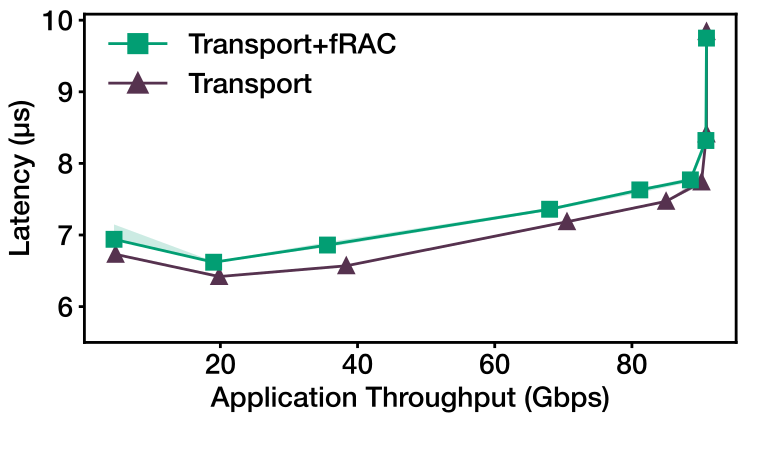

Reproduce this figure in Python.
"""Latency vs application throughput, Transport vs Transport+fRAC (run 2026-10-02T094702).

Data: data/<run>/rr_d_30_m_4096_n_<clients>_C_1_f_0_O_<0|1>.log
  O_0 = Transport (plain TCP stack), O_1 = Transport+fRAC.
  <run> defaults to DATA_DIR below; pass another directory as the first argument.
  Each log is one 30 s run (seconds 0-29) with one "RR .<thread>" line per
  client thread per second and one "RR Total-Throughput" line per second.

Per log file (one client count n):
  latency    = median of the per-thread "avg=" values from the last 20 s
               (seconds 10-29); shaded band = 25th-75th percentile of the same values
  throughput = mean of the per-second "Total-Throughput write(Gbits/sec)" over the same 20 s

Output: latency_throughput_fig_13.pdf
"""
import os
import re
import sys

import matplotlib.pyplot as plt
import numpy as np

import plot_fonts  # Helvetica Neue from fonts/, shared palette and print-size style
from plot_colors import LINE_BASELINE, LINE_OURS

# Shared line colors (plot_colors.py): Transport+fRAC green, Transport plum.
color_frac, color_transport = LINE_OURS, LINE_BASELINE

# Printed at 0.32\textwidth = 161.3 pt in the paper; its tight-cropped PDF is ~545 pt wide.
pstyle = plot_fonts.paper_style(printed_width_pt=161.3, cropped_width_pt=544.5)

DATA_DIR = "data/latency_throughput"   # default run; override with argv[1]
FILE_PREFIX = "rr_d_30_m_4096_n_"   # 30 s runs, 4096 B requests
RUN_SECONDS = 30
KEEP_LAST_SECONDS = 20               # analyse seconds 10-29 only
FIRST_SECOND = RUN_SECONDS - KEEP_LAST_SECONDS

# Log line formats
DATA_PATTERN = re.compile(
    r"(\d+)\s+RR\s+\.(\d+)\s+min=(\d+\.\d+)us\s+avg=(\d+\.\d+)us\s+max=(\d+\.\d+)us\s+"
    r"read\(Gbits/sec\)=(\d+\.\d+)\s+write\(Gbits/sec\)=(\d+\.\d+)\s+count=(\d+)"
)
TP_PATTERN = re.compile(
    r"(\d+)\s+RR\s+Total-Throughput\s+read\(Gbits/sec\)=(\d+\.\d+)\s+write\(Gbits/sec\)=(\d+\.\d+)"
)


class LogProcessor:
    """Parses one fperf log and summarises the last KEEP_LAST_SECONDS seconds."""

    def __init__(self, file):
        self.file = file
        match = re.search(r'n_(\d+)', os.path.basename(file))
        self.thread_count = int(match.group(1)) if match else 0
        self.avg_samples = []        # per-thread avg latency (us), one per thread per second
        self.write_tp_samples = []   # total write throughput (Gbit/s), one per second
        self.median_latency = 0.0
        self.p25_latency = 0.0
        self.p75_latency = 0.0
        self.throughput = 0.0

    def parse_log(self):
        with open(self.file, "r") as fd:
            for line in fd:
                line = line.strip()
                m = DATA_PATTERN.match(line)
                if m:
                    second, avg_latency = int(m.group(1)), float(m.group(4))
                    if second >= FIRST_SECOND:
                        self.avg_samples.append(avg_latency)
                    continue
                m = TP_PATTERN.match(line)
                if m:
                    second, write_tp = int(m.group(1)), float(m.group(3))
                    if second >= FIRST_SECOND:
                        self.write_tp_samples.append(write_tp)

    def summarize(self):
        if not self.avg_samples or not self.write_tp_samples:
            print(f"No data in seconds {FIRST_SECOND}-{RUN_SECONDS - 1} for {self.file}")
            return False
        samples = np.array(self.avg_samples)
        self.median_latency = float(np.median(samples))
        self.p25_latency = float(np.percentile(samples, 25))
        self.p75_latency = float(np.percentile(samples, 75))
        self.throughput = float(np.mean(self.write_tp_samples))
        return True


def get_log_files(directory, suffix):
    """Log files in `directory` (not subdirectories) for one option, e.g. suffix 'O_1.log'."""
    return sorted(
        os.path.join(directory, f) for f in os.listdir(directory)
        if f.startswith(FILE_PREFIX) and f.endswith(suffix)
    )


def collect(directory, suffix):
    """List of (throughput, median, p25, p75, clients) for every log with the given suffix."""
    points = []
    for log_file in get_log_files(directory, suffix):
        proc = LogProcessor(log_file)
        proc.parse_log()
        if proc.summarize():
            points.append((proc.throughput, proc.median_latency, proc.p25_latency,
                           proc.p75_latency, proc.thread_count, len(proc.avg_samples)))
    return sorted(points)  # by throughput, for line plotting


def print_table(name, points):
    print(f"\n{name}:")
    print(f"  {'n':>4s} {'Gbps':>8s} {'p25':>8s} {'median':>8s} {'p75':>8s} {'samples':>8s}")
    for tp, med, p25, p75, n, cnt in sorted(points, key=lambda p: p[4]):
        print(f"  {n:4d} {tp:8.2f} {p25:8.2f} {med:8.2f} {p75:8.2f} {cnt:8d}")


def plot_throughput_vs_latency(with_frac, without_frac):
    plt.figure(figsize=(8, 4.65))  # 4.65 in keeps the printed height at ~90 pt with 6 pt text

    for points, marker, color, label, alpha in (
        (without_frac, plot_fonts.M_BASE, color_transport, 'Transport', 0.35),
        (with_frac, plot_fonts.M_OURS, color_frac, 'Transport+fRAC', 0.2),
    ):
        x = [p[0] for p in points]
        med = [p[1] for p in points]
        p25 = [p[2] for p in points]
        p75 = [p[3] for p in points]
        plt.plot(x, med, marker=marker, linestyle='-', color=color, label=label,
                 markersize=pstyle.marker, linewidth=pstyle.line)
        if len(x) > 2:
            plt.fill_between(x, p25, p75, color=color, alpha=alpha, linewidth=0)  # 25th-75th percentile

    plt.ylim(bottom=5.5)  # keep the lines clear of the x axis
    plt.xlabel('Application Throughput (Gbps)', fontsize=pstyle.font, fontweight='medium')
    plt.ylabel('Latency (μs)', fontsize=pstyle.font, fontweight='medium')
    plt.xticks(fontsize=pstyle.font, fontweight='medium')
    plt.yticks(fontsize=pstyle.font, fontweight='medium')
    # Legend lists Transport+fRAC first, then Transport (reverse of the plotting order,
    # which keeps the fRAC line drawn on top).
    handles, labels = plt.gca().get_legend_handles_labels()
    plt.legend(handles[::-1], labels[::-1], prop={'size': pstyle.font, 'weight': 'medium'},
               loc='upper left', ncol=1, bbox_to_anchor=(0, 1.02), frameon=False,
               columnspacing=0.5, markerscale=1.3)
    plt.tight_layout()
    # Shared frame with figs 14 and 15: same page, same axes box; saved uncropped.
    pstyle.frame_axes(plt.gcf(), plt.gca(), plot_fonts.FRAME_13_15)
    plt.savefig('latency_throughput_fig_13.pdf', dpi=300)
    pstyle.report('latency_throughput_fig_13.pdf')


if __name__ == "__main__":
    data_dir = sys.argv[1] if len(sys.argv) > 1 else DATA_DIR
    with_frac = collect(data_dir, "O_1.log")        # O_1 = Transport+fRAC
    without_frac = collect(data_dir, "O_0.log")     # O_0 = Transport

    print(f"Data: {data_dir}")
    print(f"Seconds {FIRST_SECOND}-{RUN_SECONDS - 1} of each run; latency = median of per-thread avg, "
          f"band = p25-p75, throughput = mean of per-second total write")
    print_table("Transport (O_0)", without_frac)
    print_table("Transport+fRAC (O_1)", with_frac)

    if with_frac and without_frac:
        plot_throughput_vs_latency(with_frac, without_frac)
        print("\nPlot saved as latency_throughput_fig_13.pdf")
    else:
        print("Not enough data to create a plot")
